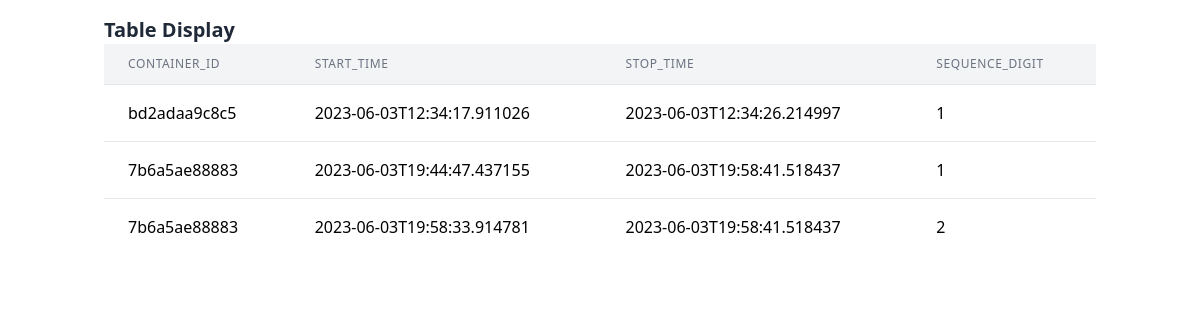
Before: /timer with the older database file.
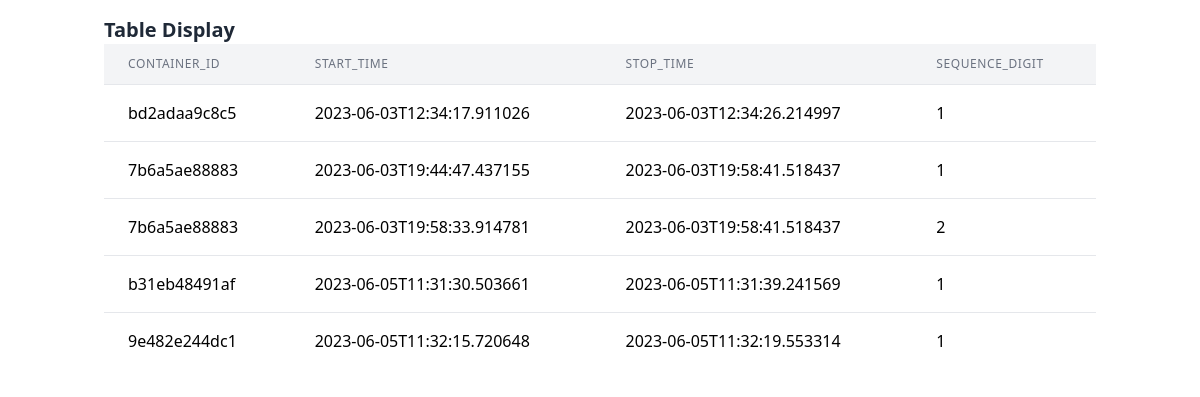
After: the same page with the newer database file.
### tables this page shows
CREATE TABLE container_times
                 (container_id TEXT,
                  start_time TEXT,
                  stop_time TEXT,
                  sequence_digit INTEGER,
                  PRIMARY KEY (container_id, sequence_digit));

### main.py (the view)
@app.route('/timer')
def display_table():
    database = 'container_times.db'
    table_name = 'container_times'
    table_html = display_table_values(database, table_name)
    return render_template('timer.html', table_html=table_html)

### templates/timer.html (shortened to what this page needs)
<!DOCTYPE html>
<html>
<head>
    <link href="https://cdn.jsdelivr.net/npm/tailwindcss@2.2.16/dist/tailwind.min.css" rel="stylesheet">
</head>
<body>
    <div class="container mx-auto px-4 py-4">
        <h1 class="text-xl font-bold text-gray-800">Table Display</h1>
        {{ table_html | safe }}
    </div>
</body>
</html>

Changed rows visible on the page:
no longer on this page (row unchanged): container_times: container "CONTAINER_ID START_TIME STOP_TIME SEQUENCE_DIGIT bd2adaa9c8c5 2023-06-03T12:34:17.911026 2023-06-03T12:34:26.214997 1 7b6a5ae88883 2023-06-03T19:44:47.437155 2023-06-03T19:58:41.518437 1 7b6a5ae88883 2023-06-03T19:58:33.914781 2023-06-03T19:58:41.518437 2"
added container_times: container "CONTAINER_ID START_TIME STOP_TIME SEQUENCE_DIGIT bd2adaa9c8c5 2023-06-03T12:34:17.911026 2023-06-03T12:34:26.214997 1 7b6a5ae88883 2023-06-03T19:44:47.437155 2023-06-03T19:58:41.518437 1 7b6a5ae88883 2023-06-03T19:58:33.914781 2023-06-03T19:58:41.518437 2 b31eb48491af 2023-06-05T11:31:30.503661 2023-06-05T11:31:39.241569 1 9e482e244dc1 2023-06-05T11:32:15.720648 2023-06-05T11:32:19.553314 1"
